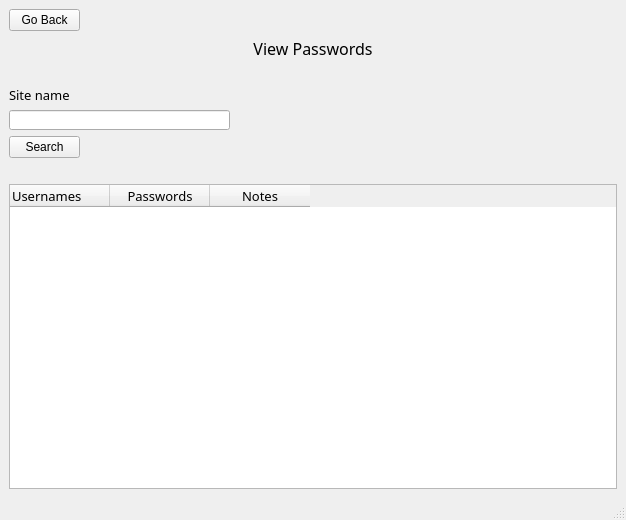
<?xml version="1.0" encoding="UTF-8"?>
<ui version="4.0">
 <class>ViewPassword</class>
 <widget class="QMainWindow" name="ViewPassword">
  <property name="geometry">
   <rect>
    <x>0</x>
    <y>0</y>
    <width>626</width>
    <height>520</height>
   </rect>
  </property>
  <property name="windowTitle">
   <string>MainWindow</string>
  </property>
  <widget class="QWidget" name="centralwidget">
   <layout class="QVBoxLayout" name="verticalLayout">
    <item>
     <widget class="QPushButton" name="pushButton_2">
      <property name="maximumSize">
       <size>
        <width>71</width>
        <height>31</height>
       </size>
      </property>
      <property name="text">
       <string>Go Back</string>
      </property>
     </widget>
    </item>
    <item>
     <widget class="QLabel" name="label">
      <property name="font">
       <font>
        <family>Montserrat Medium</family>
        <pointsize>12</pointsize>
       </font>
      </property>
      <property name="text">
       <string>View Passwords</string>
      </property>
      <property name="alignment">
       <set>Qt::AlignCenter</set>
      </property>
     </widget>
    </item>
    <item>
     <spacer name="horizontalSpacer_2">
      <property name="orientation">
       <enum>Qt::Horizontal</enum>
      </property>
      <property name="sizeHint" stdset="0">
       <size>
        <width>605</width>
        <height>20</height>
       </size>
      </property>
     </spacer>
    </item>
    <item>
     <widget class="QLabel" name="label_2">
      <property name="minimumSize">
       <size>
        <width>81</width>
        <height>16</height>
       </size>
      </property>
      <property name="font">
       <font>
        <family>Montserrat Medium</family>
        <pointsize>10</pointsize>
       </font>
      </property>
      <property name="text">
       <string>Site name</string>
      </property>
     </widget>
    </item>
    <item>
     <widget class="QLineEdit" name="lineEdit">
      <property name="maximumSize">
       <size>
        <width>221</width>
        <height>20</height>
       </size>
      </property>
     </widget>
    </item>
    <item>
     <widget class="QPushButton" name="pushButton">
      <property name="maximumSize">
       <size>
        <width>71</width>
        <height>31</height>
       </size>
      </property>
      <property name="text">
       <string>Search</string>
      </property>
     </widget>
    </item>
    <item>
     <spacer name="horizontalSpacer">
      <property name="orientation">
       <enum>Qt::Horizontal</enum>
      </property>
      <property name="sizeHint" stdset="0">
       <size>
        <width>605</width>
        <height>20</height>
       </size>
      </property>
     </spacer>
    </item>
    <item>
     <widget class="QTableWidget" name="tableWidget">
      <property name="enabled">
       <bool>true</bool>
      </property>
      <property name="font">
       <font>
        <family>Montserrat</family>
        <pointsize>10</pointsize>
       </font>
      </property>
      <column>
       <property name="text">
        <string>Usernames</string>
       </property>
       <property name="textAlignment">
        <set>AlignLeading|AlignVCenter</set>
       </property>
      </column>
      <column>
       <property name="text">
        <string>Passwords</string>
       </property>
      </column>
      <column>
       <property name="text">
        <string>Notes</string>
       </property>
      </column>
     </widget>
    </item>
   </layout>
  </widget>
  <widget class="QMenuBar" name="menubar">
   <property name="geometry">
    <rect>
     <x>0</x>
     <y>0</y>
     <width>626</width>
     <height>26</height>
    </rect>
   </property>
  </widget>
  <widget class="QStatusBar" name="statusbar"/>
 </widget>
 <resources/>
 <connections/>
</ui>
